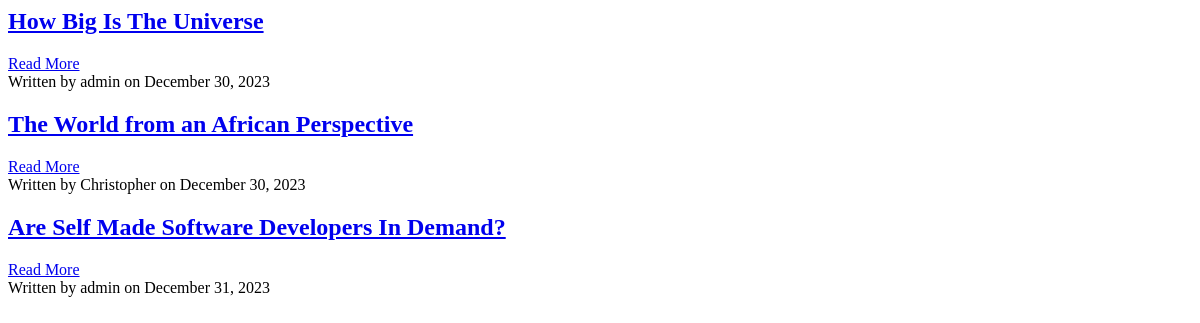
The app's page /, older data.
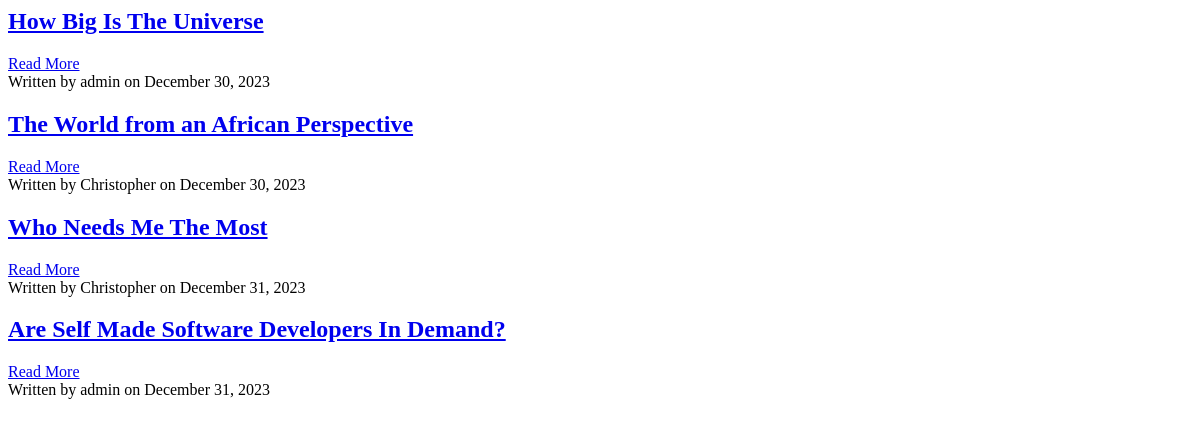
The same page, newer data.
### blog/models.py (models this page shows, shortened)
class Post(models.Model):
    author = models.ForeignKey(settings.AUTH_USER_MODEL, on_delete=models.CASCADE)
    title = models.CharField(max_length=200)
    text = models.TextField()
    created_date = models.DateTimeField(default=timezone.now, editable=False)
    published_date = models.DateTimeField(blank=True, null=True, default=timezone.now)
    featured_image = models.ImageField(upload_to='featured_images/', blank=True, null=True)

### blog/views.py (the view)
# urls.py: path('', views.post_list, name='post_list'),
def post_list(request):
    posts = Post.objects.filter(published_date__lte=timezone.now()).order_by('published_date')
    paginator = Paginator(posts, 10)  # Show 10 posts per page
    page = request.GET.get('page')
    try:
        posts = paginator.page(page)
    except PageNotAnInteger:
        posts = paginator.page(1)
    except EmptyPage:
        posts = paginator.page(paginator.num_pages)
    return render(request, 'blog/post_list.html', {'posts': posts})

### blog/templates/blog/post_list.html (shortened to what this page needs)
{% for post in posts %}
  <div class="card mb-3">
    <div class="card-body">
      <h2 class="card-title"><a href="{% url 'post_detail' pk=post.pk %}">{{ post.title }}</a></h2>
      <a href="{% url 'post_detail' pk=post.pk %}" class="btn btn-primary">Read More</a>
    </div>
    <div class="card-footer text-muted">
      Written by {{ post.author }} on {{ post.published_date|date:"F j, Y" }}
    </div>
  </div>
{% endfor %}

Row changes from the older to the newer data that the page shows:
added Post: title "Who Needs Me The Most", author "Christopher", published_date "December 31, 2023"
